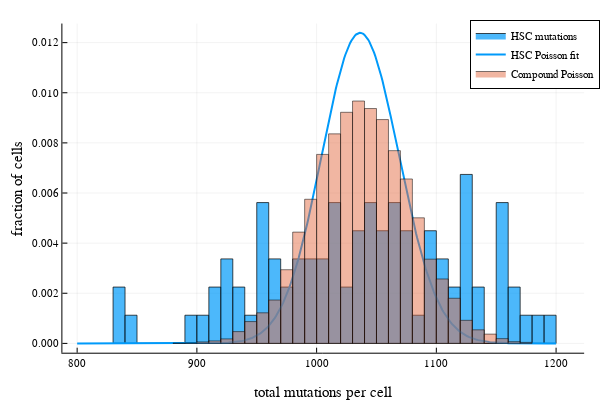

Source (notebook cell):
### Code cell
h1 = histogram(mutBurden_col[HSCMask_col], normalize=true, bins=40, 
    label="HSC mutations", alpha=0.7)
plot!(800:1200, pdf.(mutDistHSC, 800:1200), label="HSC Poisson fit", color=1, linewidth=2)
histogram!(comPoisData, normalize=true, bins=40, label="Compound Poisson", color=2, alpha=0.5)
xlabel!("total mutations per cell")
ylabel!("fraction of cells")
display(h1)

# savefig(h1, "LS_singleCellMutBurden.pdf")

### Figure 1 — Plotly figure (JSON) as saved in the notebook; plotly's stock layout.template omitted (floating-point values rounded to 4 significant figures; data arrays with more than 128 entries replaced by an {"elided": "..."} marker saying what was removed)
{"data": [{"fill": "tozeroy", "fillcolor": "rgba(0, 154, 250, 0.700)", "hoverinfo": "none", "legendgroup": "HSC mutations", "line": {"color": "rgba(0, 0, 0, 0.700)", "dash": "solid", "width": 1}, "mode": "lines", "name": "HSC mutations", "showlegend": true, "type": "scatter", "x": [830, 830, 840, 840, 830, 830], "xaxis": "x1", "y": [0.002247, 0, 0, 0.002247, 0.002247, 0.002247], "yaxis": "y1"}, {"fill": "tozeroy", "fillcolor": "rgba(0, 154, 250, 0.700)", "hoverinfo": "none", "legendgroup": "HSC mutations", "line": {"color": "rgba(0, 0, 0, 0.700)", "dash": "solid", "width": 1}, "mode": "lines", "name": "HSC mutations", "showlegend": false, "type": "scatter", "x": [840, 840, 850, 850, 840, 840], "xaxis": "x1", "y": [0.001124, 0, 0, 0.001124, 0.001124, 0.001124], "yaxis": "y1"}, {"fill": "tozeroy", "fillcolor": "rgba(0, 154, 250, 0.700)", "hoverinfo": "none", "legendgroup": "HSC mutations", "line": {"color": "rgba(0, 0, 0, 0.700)", "dash": "solid", "width": 1}, "mode": "lines", "name": "HSC mutations", "showlegend": false, "type": "scatter", "x": [850, 850, 860, 860, 850, 850], "xaxis": "x1", "y": [0, 0, 0, 0, 0, 0], "yaxis": "y1"}, {"fill": "tozeroy", "fillcolor": "rgba(0, 154, 250, 0.700)", "hoverinfo": "none", "legendgroup": "HSC mutations", "line": {"color": "rgba(0, 0, 0, 0.700)", "dash": "solid", "width": 1}, "mode": "lines", "name": "HSC mutations", "showlegend": false, "type": "scatter", "x": [860, 860, 870, 870, 860, 860], "xaxis": "x1", "y": [0, 0, 0, 0, 0, 0], "yaxis": "y1"}, {"fill": "tozeroy", "fillcolor": "rgba(0, 154, 250, 0.700)", "hoverinfo": "none", "legendgroup": "HSC mutations", "line": {"color": "rgba(0, 0, 0, 0.700)", "dash": "solid", "width": 1}, "mode": "lines", "name": "HSC mutations", "showlegend": false, "type": "scatter", "x": [870, 870, 880, 880, 870, 870], "xaxis": "x1", "y": [0, 0, 0, 0, 0, 0], "yaxis": "y1"}, {"fill": "tozeroy", "fillcolor": "rgba(0, 154, 250, 0.700)", "hoverinfo": "none", "legendgroup": "HSC mutations", "line": {"color": "rgba(0, 0, 0, 0.700)", "dash": "solid", "width": 1}, "mode": "lines", "name": "HSC mutations", "showlegend": false, "type": "scatter", "x": [880, 880, 890, 890, 880, 880], "xaxis": "x1", "y": [0, 0, 0, 0, 0, 0], "yaxis": "y1"}, {"fill": "tozeroy", "fillcolor": "rgba(0, 154, 250, 0.700)", "hoverinfo": "none", "legendgroup": "HSC mutations", "line": {"color": "rgba(0, 0, 0, 0.700)", "dash": "solid", "width": 1}, "mode": "lines", "name": "HSC mutations", "showlegend": false, "type": "scatter", "x": [890, 890, 900, 900, 890, 890], "xaxis": "x1", "y": [0.001124, 0, 0, 0.001124, 0.001124, 0.001124], "yaxis": "y1"}, {"fill": "tozeroy", "fillcolor": "rgba(0, 154, 250, 0.700)", "hoverinfo": "none", "legendgroup": "HSC mutations", "line": {"color": "rgba(0, 0, 0, 0.700)", "dash": "solid", "width": 1}, "mode": "lines", "name": "HSC mutations", "showlegend": false, "type": "scatter", "x": [900, 900, 910, 910, 900, 900], "xaxis": "x1", "y": [0.001124, 0, 0, 0.001124, 0.001124, 0.001124], "yaxis": "y1"}, {"fill": "tozeroy", "fillcolor": "rgba(0, 154, 250, 0.700)", "hoverinfo": "none", "legendgroup": "HSC mutations", "line": {"color": "rgba(0, 0, 0, 0.700)", "dash": "solid", "width": 1}, "mode": "lines", "name": "HSC mutations", "showlegend": false, "type": "scatter", "x": [910, 910, 920, 920, 910, 910], "xaxis": "x1", "y": [0.002247, 0, 0, 0.002247, 0.002247, 0.002247], "yaxis": "y1"}, {"fill": "tozeroy", "fillcolor": "rgba(0, 154, 250, 0.700)", "hoverinfo": "none", "legendgroup": "HSC mutations", "line": {"color": "rgba(0, 0, 0, 0.700)", "dash": "solid", "width": 1}, "mode": "lines", "name": "HSC mutations", "showlegend": false, "type": "scatter", "x": [920, 920, 930, 930, 920, 920], "xaxis": "x1", "y": [0.003371, 0, 0, 0.003371, 0.003371, 0.003371], "yaxis": "y1"}, {"fill": "tozeroy", "fillcolor": "rgba(0, 154, 250, 0.700)", "hoverinfo": "none", "legendgroup": "HSC mutations", "line": {"color": "rgba(0, 0, 0, 0.700)", "dash": "solid", "width": 1}, "mode": "lines", "name": "HSC mutations", "showlegend": false, "type": "scatter", "x": [930, 930, 940, 940, 930, 930], "xaxis": "x1", "y": [0.002247, 0, 0, 0.002247, 0.002247, 0.002247], "yaxis": "y1"}, {"fill": "tozeroy", "fillcolor": "rgba(0, 154, 250, 0.700)", "hoverinfo": "none", "legendgroup": "HSC mutations", "line": {"color": "rgba(0, 0, 0, 0.700)", "dash": "solid", "width": 1}, "mode": "lines", "name": "HSC mutations", "showlegend": false, "type": "scatter", "x": [940, 940, 950, 950, 940, 940], "xaxis": "x1", "y": [0.001124, 0, 0, 0.001124, 0.001124, 0.001124], "yaxis": "y1"}, {"fill": "tozeroy", "fillcolor": "rgba(0, 154, 250, 0.700)", "hoverinfo": "none", "legendgroup": "HSC mutations", "line": {"color": "rgba(0, 0, 0, 0.700)", "dash": "solid", "width": 1}, "mode": "lines", "name": "HSC mutations", "showlegend": false, "type": "scatter", "x": [950, 950, 960, 960, 950, 950], "xaxis": "x1", "y": [0.005618, 0, 0, 0.005618, 0.005618, 0.005618], "yaxis": "y1"}, {"fill": "tozeroy", "fillcolor": "rgba(0, 154, 250, 0.700)", "hoverinfo": "none", "legendgroup": "HSC mutations", "line": {"color": "rgba(0, 0, 0, 0.700)", "dash": "solid", "width": 1}, "mode": "lines", "name": "HSC mutations", "showlegend": false, "type": "scatter", "x": [960, 960, 970, 970, 960, 960], "xaxis": "x1", "y": [0.003371, 0, 0, 0.003371, 0.003371, 0.003371], "yaxis": "y1"}, {"fill": "tozeroy", "fillcolor": "rgba(0, 154, 250, 0.700)", "hoverinfo": "none", "legendgroup": "HSC mutations", "line": {"color": "rgba(0, 0, 0, 0.700)", "dash": "solid", "width": 1}, "mode": "lines", "name": "HSC mutations", "showlegend": false, "type": "scatter", "x": [970, 970, 980, 980, 970, 970], "xaxis": "x1", "y": [0.002247, 0, 0, 0.002247, 0.002247, 0.002247], "yaxis": "y1"}, {"fill": "tozeroy", "fillcolor": "rgba(0, 154, 250, 0.700)", "hoverinfo": "none", "legendgroup": "HSC mutations", "line": {"color": "rgba(0, 0, 0, 0.700)", "dash": "solid", "width": 1}, "mode": "lines", "name": "HSC mutations", "showlegend": false, "type": "scatter", "x": [980, 980, 990, 990, 980, 980], "xaxis": "x1", "y": [0.003371, 0, 0, 0.003371, 0.003371, 0.003371], "yaxis": "y1"}, {"fill": "tozeroy", "fillcolor": "rgba(0, 154, 250, 0.700)", "hoverinfo": "none", "legendgroup": "HSC mutations", "line": {"color": "rgba(0, 0, 0, 0.700)", "dash": "solid", "width": 1}, "mode": "lines", "name": "HSC mutations", "showlegend": false, "type": "scatter", "x": [990, 990, 1000, 1000, 990, 990], "xaxis": "x1", "y": [0.003371, 0, 0, 0.003371, 0.003371, 0.003371], "yaxis": "y1"}, {"fill": "tozeroy", "fillcolor": "rgba(0, 154, 250, 0.700)", "hoverinfo": "none", "legendgroup": "HSC mutations", "line": {"color": "rgba(0, 0, 0, 0.700)", "dash": "solid", "width": 1}, "mode": "lines", "name": "HSC mutations", "showlegend": false, "type": "scatter", "x": [1000, 1000, 1010, 1010, 1000, 1000], "xaxis": "x1", "y": [0.003371, 0, 0, 0.003371, 0.003371, 0.003371], "yaxis": "y1"}, {"fill": "tozeroy", "fillcolor": "rgba(0, 154, 250, 0.700)", "hoverinfo": "none", "legendgroup": "HSC mutations", "line": {"color": "rgba(0, 0, 0, 0.700)", "dash": "solid", "width": 1}, "mode": "lines", "name": "HSC mutations", "showlegend": false, "type": "scatter", "x": [1010, 1010, 1020, 1020, 1010, 1010], "xaxis": "x1", "y": [0.005618, 0, 0, 0.005618, 0.005618, 0.005618], "yaxis": "y1"}, {"fill": "tozeroy", "fillcolor": "rgba(0, 154, 250, 0.700)", "hoverinfo": "none", "legendgroup": "HSC mutations", "line": {"color": "rgba(0, 0, 0, 0.700)", "dash": "solid", "width": 1}, "mode": "lines", "name": "HSC mutations", "showlegend": false, "type": "scatter", "x": [1020, 1020, 1030, 1030, 1020, 1020], "xaxis": "x1", "y": [0.002247, 0, 0, 0.002247, 0.002247, 0.002247], "yaxis": "y1"}, {"fill": "tozeroy", "fillcolor": "rgba(0, 154, 250, 0.700)", "hoverinfo": "none", "legendgroup": "HSC mutations", "line": {"color": "rgba(0, 0, 0, 0.700)", "dash": "solid", "width": 1}, "mode": "lines", "name": "HSC mutations", "showlegend": false, "type": "scatter", "x": [1030, 1030, 1040, 1040, 1030, 1030], "xaxis": "x1", "y": [0.004494, 0, 0, 0.004494, 0.004494, 0.004494], "yaxis": "y1"}, {"fill": "tozeroy", "fillcolor": "rgba(0, 154, 250, 0.700)", "hoverinfo": "none", "legendgroup": "HSC mutations", "line": {"color": "rgba(0, 0, 0, 0.700)", "dash": "solid", "width": 1}, "mode": "lines", "name": "HSC mutations", "showlegend": false, "type": "scatter", "x": [1040, 1040, 1050, 1050, 1040, 1040], "xaxis": "x1", "y": [0.005618, 0, 0, 0.005618, 0.005618, 0.005618], "yaxis": "y1"}, {"fill": "tozeroy", "fillcolor": "rgba(0, 154, 250, 0.700)", "hoverinfo": "none", "legendgroup": "HSC mutations", "line": {"color": "rgba(0, 0, 0, 0.700)", "dash": "solid", "width": 1}, "mode": "lines", "name": "HSC mutations", "showlegend": false, "type": "scatter", "x": [1050, 1050, 1060, 1060, 1050, 1050], "xaxis": "x1", "y": [0.004494, 0, 0, 0.004494, 0.004494, 0.004494], "yaxis": "y1"}, {"fill": "tozeroy", "fillcolor": "rgba(0, 154, 250, 0.700)", "hoverinfo": "none", "legendgroup": "HSC mutations", "line": {"color": "rgba(0, 0, 0, 0.700)", "dash": "solid", "width": 1}, "mode": "lines", "name": "HSC mutations", "showlegend": false, "type": "scatter", "x": [1060, 1060, 1070, 1070, 1060, 1060], "xaxis": "x1", "y": [0.005618, 0, 0, 0.005618, 0.005618, 0.005618], "yaxis": "y1"}, {"fill": "tozeroy", "fillcolor": "rgba(0, 154, 250, 0.700)", "hoverinfo": "none", "legendgroup": "HSC mutations", "line": {"color": "rgba(0, 0, 0, 0.700)", "dash": "solid", "width": 1}, "mode": "lines", "name": "HSC mutations", "showlegend": false, "type": "scatter", "x": [1070, 1070, 1080, 1080, 1070, 1070], "xaxis": "x1", "y": [0.004494, 0, 0, 0.004494, 0.004494, 0.004494], "yaxis": "y1"}, {"fill": "tozeroy", "fillcolor": "rgba(0, 154, 250, 0.700)", "hoverinfo": "none", "legendgroup": "HSC mutations", "line": {"color": "rgba(0, 0, 0, 0.700)", "dash": "solid", "width": 1}, "mode": "lines", "name": "HSC mutations", "showlegend": false, "type": "scatter", "x": [1080, 1080, 1090, 1090, 1080, 1080], "xaxis": "x1", "y": [0.001124, 0, 0, 0.001124, 0.001124, 0.001124], "yaxis": "y1"}, {"fill": "tozeroy", "fillcolor": "rgba(0, 154, 250, 0.700)", "hoverinfo": "none", "legendgroup": "HSC mutations", "line": {"color": "rgba(0, 0, 0, 0.700)", "dash": "solid", "width": 1}, "mode": "lines", "name": "HSC mutations", "showlegend": false, "type": "scatter", "x": [1090, 1090, 1100, 1100, 1090, 1090], "xaxis": "x1", "y": [0.004494, 0, 0, 0.004494, 0.004494, 0.004494], "yaxis": "y1"}, {"fill": "tozeroy", "fillcolor": "rgba(0, 154, 250, 0.700)", "hoverinfo": "none", "legendgroup": "HSC mutations", "line": {"color": "rgba(0, 0, 0, 0.700)", "dash": "solid", "width": 1}, "mode": "lines", "name": "HSC mutations", "showlegend": false, "type": "scatter", "x": [1100, 1100, 1110, 1110, 1100, 1100], "xaxis": "x1", "y": [0.003371, 0, 0, 0.003371, 0.003371, 0.003371], "yaxis": "y1"}, {"fill": "tozeroy", "fillcolor": "rgba(0, 154, 250, 0.700)", "hoverinfo": "none", "legendgroup": "HSC mutations", "line": {"color": "rgba(0, 0, 0, 0.700)", "dash": "solid", "width": 1}, "mode": "lines", "name": "HSC mutations", "showlegend": false, "type": "scatter", "x": [1110, 1110, 1120, 1120, 1110, 1110], "xaxis": "x1", "y": [0.002247, 0, 0, 0.002247, 0.002247, 0.002247], "yaxis": "y1"}, {"fill": "tozeroy", "fillcolor": "rgba(0, 154, 250, 0.700)", "hoverinfo": "none", "legendgroup": "HSC mutations", "line": {"color": "rgba(0, 0, 0, 0.700)", "dash": "solid", "width": 1}, "mode": "lines", "name": "HSC mutations", "showlegend": false, "type": "scatter", "x": [1120, 1120, 1130, 1130, 1120, 1120], "xaxis": "x1", "y": [0.006742, 0, 0, 0.006742, 0.006742, 0.006742], "yaxis": "y1"}, {"fill": "tozeroy", "fillcolor": "rgba(0, 154, 250, 0.700)", "hoverinfo": "none", "legendgroup": "HSC mutations", "line": {"color": "rgba(0, 0, 0, 0.700)", "dash": "solid", "width": 1}, "mode": "lines", "name": "HSC mutations", "showlegend": false, "type": "scatter", "x": [1130, 1130, 1140, 1140, 1130, 1130], "xaxis": "x1", "y": [0.002247, 0, 0, 0.002247, 0.002247, 0.002247], "yaxis": "y1"}, {"fill": "tozeroy", "fillcolor": "rgba(0, 154, 250, 0.700)", "hoverinfo": "none", "legendgroup": "HSC mutations", "line": {"color": "rgba(0, 0, 0, 0.700)", "dash": "solid", "width": 1}, "mode": "lines", "name": "HSC mutations", "showlegend": false, "type": "scatter", "x": [1140, 1140, 1150, 1150, 1140, 1140], "xaxis": "x1", "y": [0, 0, 0, 0, 0, 0], "yaxis": "y1"}, {"fill": "tozeroy", "fillcolor": "rgba(0, 154, 250, 0.700)", "hoverinfo": "none", "legendgroup": "HSC mutations", "line": {"color": "rgba(0, 0, 0, 0.700)", "dash": "solid", "width": 1}, "mode": "lines", "name": "HSC mutations", "showlegend": false, "type": "scatter", "x": [1150, 1150, 1160, 1160, 1150, 1150], "xaxis": "x1", "y": [0.005618, 0, 0, 0.005618, 0.005618, 0.005618], "yaxis": "y1"}, {"fill": "tozeroy", "fillcolor": "rgba(0, 154, 250, 0.700)", "hoverinfo": "none", "legendgroup": "HSC mutations", "line": {"color": "rgba(0, 0, 0, 0.700)", "dash": "solid", "width": 1}, "mode": "lines", "name": "HSC mutations", "showlegend": false, "type": "scatter", "x": [1160, 1160, 1170, 1170, 1160, 1160], "xaxis": "x1", "y": [0.002247, 0, 0, 0.002247, 0.002247, 0.002247], "yaxis": "y1"}, {"fill": "tozeroy", "fillcolor": "rgba(0, 154, 250, 0.700)", "hoverinfo": "none", "legendgroup": "HSC mutations", "line": {"color": "rgba(0, 0, 0, 0.700)", "dash": "solid", "width": 1}, "mode": "lines", "name": "HSC mutations", "showlegend": false, "type": "scatter", "x": [1170, 1170, 1180, 1180, 1170, 1170], "xaxis": "x1", "y": [0.001124, 0, 0, 0.001124, 0.001124, 0.001124], "yaxis": "y1"}, {"fill": "tozeroy", "fillcolor": "rgba(0, 154, 250, 0.700)", "hoverinfo": "none", "legendgroup": "HSC mutations", "line": {"color": "rgba(0, 0, 0, 0.700)", "dash": "solid", "width": 1}, "mode": "lines", "name": "HSC mutations", "showlegend": false, "type": "scatter", "x": [1180, 1180, 1190, 1190, 1180, 1180], "xaxis": "x1", "y": [0.001124, 0, 0, 0.001124, 0.001124, 0.001124], "yaxis": "y1"}, {"fill": "tozeroy", "fillcolor": "rgba(0, 154, 250, 0.700)", "hoverinfo": "none", "legendgroup": "HSC mutations", "line": {"color": "rgba(0, 0, 0, 0.700)", "dash": "solid", "width": 1}, "mode": "lines", "name": "HSC mutations", "showlegend": false, "type": "scatter", "x": [1190, 1190, 1200, 1200, 1190, 1190], "xaxis": "x1", "y": [0.001124, 0, 0, 0.001124, 0.001124, 0.001124], "yaxis": "y1"}, {"colorbar": {"title": ""}, "legendgroup": "HSC Poisson fit", "line": {"color": "rgba(0, 154, 250, 1.000)", "dash": "solid", "shape": "linear", "width": 2}, "mode": "lines", "name": "HSC Poisson fit", "showlegend": true, "type": "scatter", "x": {"elided": "401 int values"}, "xaxis": "x1", "y": {"elided": "401 float values"}, "yaxis": "y1", "zmax": null, "zmin": null}, {"fill": "tozeroy", "fillcolor": "rgba(227, 111, 71, 0.500)", "hoverinfo": "none", "legendgroup": "Compound Poisson", "line": {"color": "rgba(0, 0, 0, 0.500)", "dash": "solid", "width": 1}, "mode": "lines", "name": "Compound Poisson", "showlegend": true, "type": "scatter", "x": [880, 880, 890, 890, 880, 880], "xaxis": "x1", "y": [1e-05, 0, 0, 1e-05, 1e-05, 1e-05], "yaxis": "y1"}, {"fill": "tozeroy", "fillcolor": "rgba(227, 111, 71, 0.500)", "hoverinfo": "none", "legendgroup": "Compound Poisson", "line": {"color": "rgba(0, 0, 0, 0.500)", "dash": "solid", "width": 1}, "mode": "lines", "name": "Compound Poisson", "showlegend": false, "type": "scatter", "x": [890, 890, 900, 900, 890, 890], "xaxis": "x1", "y": [2e-05, 0, 0, 2e-05, 2e-05, 2e-05], "yaxis": "y1"}, {"fill": "tozeroy", "fillcolor": "rgba(227, 111, 71, 0.500)", "hoverinfo": "none", "legendgroup": "Compound Poisson", "line": {"color": "rgba(0, 0, 0, 0.500)", "dash": "solid", "width": 1}, "mode": "lines", "name": "Compound Poisson", "showlegend": false, "type": "scatter", "x": [900, 900, 910, 910, 900, 900], "xaxis": "x1", "y": [6e-05, 0, 0, 6e-05, 6e-05, 6e-05], "yaxis": "y1"}, {"fill": "tozeroy", "fillcolor": "rgba(227, 111, 71, 0.500)", "hoverinfo": "none", "legendgroup": "Compound Poisson", "line": {"color": "rgba(0, 0, 0, 0.500)", "dash": "solid", "width": 1}, "mode": "lines", "name": "Compound Poisson", "showlegend": false, "type": "scatter", "x": [910, 910, 920, 920, 910, 910], "xaxis": "x1", "y": [0.0001, 0, 0, 0.0001, 0.0001, 0.0001], "yaxis": "y1"}, {"fill": "tozeroy", "fillcolor": "rgba(227, 111, 71, 0.500)", "hoverinfo": "none", "legendgroup": "Compound Poisson", "line": {"color": "rgba(0, 0, 0, 0.500)", "dash": "solid", "width": 1}, "mode": "lines", "name": "Compound Poisson", "showlegend": false, "type": "scatter", "x": [920, 920, 930, 930, 920, 920], "xaxis": "x1", "y": [0.00018, 0, 0, 0.00018, 0.00018, 0.00018], "yaxis": "y1"}, {"fill": "tozeroy", "fillcolor": "rgba(227, 111, 71, 0.500)", "hoverinfo": "none", "legendgroup": "Compound Poisson", "line": {"color": "rgba(0, 0, 0, 0.500)", "dash": "solid", "width": 1}, "mode": "lines", "name": "Compound Poisson", "showlegend": false, "type": "scatter", "x": [930, 930, 940, 940, 930, 930], "xaxis": "x1", "y": [0.00047, 0, 0, 0.00047, 0.00047, 0.00047], "yaxis": "y1"}, {"fill": "tozeroy", "fillcolor": "rgba(227, 111, 71, 0.500)", "hoverinfo": "none", "legendgroup": "Compound Poisson", "line": {"color": "rgba(0, 0, 0, 0.500)", "dash": "solid", "width": 1}, "mode": "lines", "name": "Compound Poisson", "showlegend": false, "type": "scatter", "x": [940, 940, 950, 950, 940, 940], "xaxis": "x1", "y": [0.00087, 0, 0, 0.00087, 0.00087, 0.00087], "yaxis": "y1"}, {"fill": "tozeroy", "fillcolor": "rgba(227, 111, 71, 0.500)", "hoverinfo": "none", "legendgroup": "Compound Poisson", "line": {"color": "rgba(0, 0, 0, 0.500)", "dash": "solid", "width": 1}, "mode": "lines", "name": "Compound Poisson", "showlegend": false, "type": "scatter", "x": [950, 950, 960, 960, 950, 950], "xaxis": "x1", "y": [0.00122, 0, 0, 0.00122, 0.00122, 0.00122], "yaxis": "y1"}, {"fill": "tozeroy", "fillcolor": "rgba(227, 111, 71, 0.500)", "hoverinfo": "none", "legendgroup": "Compound Poisson", "line": {"color": "rgba(0, 0, 0, 0.500)", "dash": "solid", "width": 1}, "mode": "lines", "name": "Compound Poisson", "showlegend": false, "type": "scatter", "x": [960, 960, 970, 970, 960, 960], "xaxis": "x1", "y": [0.00173, 0, 0, 0.00173, 0.00173, 0.00173], "yaxis": "y1"}, {"fill": "tozeroy", "fillcolor": "rgba(227, 111, 71, 0.500)", "hoverinfo": "none", "legendgroup": "Compound Poisson", "line": {"color": "rgba(0, 0, 0, 0.500)", "dash": "solid", "width": 1}, "mode": "lines", "name": "Compound Poisson", "showlegend": false, "type": "scatter", "x": [970, 970, 980, 980, 970, 970], "xaxis": "x1", "y": [0.00294, 0, 0, 0.00294, 0.00294, 0.00294], "yaxis": "y1"}, {"fill": "tozeroy", "fillcolor": "rgba(227, 111, 71, 0.500)", "hoverinfo": "none", "legendgroup": "Compound Poisson", "line": {"color": "rgba(0, 0, 0, 0.500)", "dash": "solid", "width": 1}, "mode": "lines", "name": "Compound Poisson", "showlegend": false, "type": "scatter", "x": [980, 980, 990, 990, 980, 980], "xaxis": "x1", "y": [0.00444, 0, 0, 0.00444, 0.00444, 0.00444], "yaxis": "y1"}, {"fill": "tozeroy", "fillcolor": "rgba(227, 111, 71, 0.500)", "hoverinfo": "none", "legendgroup": "Compound Poisson", "line": {"color": "rgba(0, 0, 0, 0.500)", "dash": "solid", "width": 1}, "mode": "lines", "name": "Compound Poisson", "showlegend": false, "type": "scatter", "x": [990, 990, 1000, 1000, 990, 990], "xaxis": "x1", "y": [0.00575, 0, 0, 0.00575, 0.00575, 0.00575], "yaxis": "y1"}, {"fill": "tozeroy", "fillcolor": "rgba(227, 111, 71, 0.500)", "hoverinfo": "none", "legendgroup": "Compound Poisson", "line": {"color": "rgba(0, 0, 0, 0.500)", "dash": "solid", "width": 1}, "mode": "lines", "name": "Compound Poisson", "showlegend": false, "type": "scatter", "x": [1000, 1000, 1010, 1010, 1000, 1000], "xaxis": "x1", "y": [0.00754, 0, 0, 0.00754, 0.00754, 0.00754], "yaxis": "y1"}, {"fill": "tozeroy", "fillcolor": "rgba(227, 111, 71, 0.500)", "hoverinfo": "none", "legendgroup": "Compound Poisson", "line": {"color": "rgba(0, 0, 0, 0.500)", "dash": "solid", "width": 1}, "mode": "lines", "name": "Compound Poisson", "showlegend": false, "type": "scatter", "x": [1010, 1010, 1020, 1020, 1010, 1010], "xaxis": "x1", "y": [0.00836, 0, 0, 0.00836, 0.00836, 0.00836], "yaxis": "y1"}, {"fill": "tozeroy", "fillcolor": "rgba(227, 111, 71, 0.500)", "hoverinfo": "none", "legendgroup": "Compound Poisson", "line": {"color": "rgba(0, 0, 0, 0.500)", "dash": "solid", "width": 1}, "mode": "lines", "name": "Compound Poisson", "showlegend": false, "type": "scatter", "x": [1020, 1020, 1030, 1030, 1020, 1020], "xaxis": "x1", "y": [0.00922, 0, 0, 0.00922, 0.00922, 0.00922], "yaxis": "y1"}, {"fill": "tozeroy", "fillcolor": "rgba(227, 111, 71, 0.500)", "hoverinfo": "none", "legendgroup": "Compound Poisson", "line": {"color": "rgba(0, 0, 0, 0.500)", "dash": "solid", "width": 1}, "mode": "lines", "name": "Compound Poisson", "showlegend": false, "type": "scatter", "x": [1030, 1030, 1040, 1040, 1030, 1030], "xaxis": "x1", "y": [0.00967, 0, 0, 0.00967, 0.00967, 0.00967], "yaxis": "y1"}, {"fill": "tozeroy", "fillcolor": "rgba(227, 111, 71, 0.500)", "hoverinfo": "none", "legendgroup": "Compound Poisson", "line": {"color": "rgba(0, 0, 0, 0.500)", "dash": "solid", "width": 1}, "mode": "lines", "name": "Compound Poisson", "showlegend": false, "type": "scatter", "x": [1040, 1040, 1050, 1050, 1040, 1040], "xaxis": "x1", "y": [0.00937, 0, 0, 0.00937, 0.00937, 0.00937], "yaxis": "y1"}, {"fill": "tozeroy", "fillcolor": "rgba(227, 111, 71, 0.500)", "hoverinfo": "none", "legendgroup": "Compound Poisson", "line": {"color": "rgba(0, 0, 0, 0.500)", "dash": "solid", "width": 1}, "mode": "lines", "name": "Compound Poisson", "showlegend": false, "type": "scatter", "x": [1050, 1050, 1060, 1060, 1050, 1050], "xaxis": "x1", "y": [0.00893, 0, 0, 0.00893, 0.00893, 0.00893], "yaxis": "y1"}, {"fill": "tozeroy", "fillcolor": "rgba(227, 111, 71, 0.500)", "hoverinfo": "none", "legendgroup": "Compound Poisson", "line": {"color": "rgba(0, 0, 0, 0.500)", "dash": "solid", "width": 1}, "mode": "lines", "name": "Compound Poisson", "showlegend": false, "type": "scatter", "x": [1060, 1060, 1070, 1070, 1060, 1060], "xaxis": "x1", "y": [0.00769, 0, 0, 0.00769, 0.00769, 0.00769], "yaxis": "y1"}, {"fill": "tozeroy", "fillcolor": "rgba(227, 111, 71, 0.500)", "hoverinfo": "none", "legendgroup": "Compound Poisson", "line": {"color": "rgba(0, 0, 0, 0.500)", "dash": "solid", "width": 1}, "mode": "lines", "name": "Compound Poisson", "showlegend": false, "type": "scatter", "x": [1070, 1070, 1080, 1080, 1070, 1070], "xaxis": "x1", "y": [0.00656, 0, 0, 0.00656, 0.00656, 0.00656], "yaxis": "y1"}, {"fill": "tozeroy", "fillcolor": "rgba(227, 111, 71, 0.500)", "hoverinfo": "none", "legendgroup": "Compound Poisson", "line": {"color": "rgba(0, 0, 0, 0.500)", "dash": "solid", "width": 1}, "mode": "lines", "name": "Compound Poisson", "showlegend": false, "type": "scatter", "x": [1080, 1080, 1090, 1090, 1080, 1080], "xaxis": "x1", "y": [0.00501, 0, 0, 0.00501, 0.00501, 0.00501], "yaxis": "y1"}, {"fill": "tozeroy", "fillcolor": "rgba(227, 111, 71, 0.500)", "hoverinfo": "none", "legendgroup": "Compound Poisson", "line": {"color": "rgba(0, 0, 0, 0.500)", "dash": "solid", "width": 1}, "mode": "lines", "name": "Compound Poisson", "showlegend": false, "type": "scatter", "x": [1090, 1090, 1100, 1100, 1090, 1090], "xaxis": "x1", "y": [0.00336, 0, 0, 0.00336, 0.00336, 0.00336], "yaxis": "y1"}, {"fill": "tozeroy", "fillcolor": "rgba(227, 111, 71, 0.500)", "hoverinfo": "none", "legendgroup": "Compound Poisson", "line": {"color": "rgba(0, 0, 0, 0.500)", "dash": "solid", "width": 1}, "mode": "lines", "name": "Compound Poisson", "showlegend": false, "type": "scatter", "x": [1100, 1100, 1110, 1110, 1100, 1100], "xaxis": "x1", "y": [0.00257, 0, 0, 0.00257, 0.00257, 0.00257], "yaxis": "y1"}, {"fill": "tozeroy", "fillcolor": "rgba(227, 111, 71, 0.500)", "hoverinfo": "none", "legendgroup": "Compound Poisson", "line": {"color": "rgba(0, 0, 0, 0.500)", "dash": "solid", "width": 1}, "mode": "lines", "name": "Compound Poisson", "showlegend": false, "type": "scatter", "x": [1110, 1110, 1120, 1120, 1110, 1110], "xaxis": "x1", "y": [0.0018, 0, 0, 0.0018, 0.0018, 0.0018], "yaxis": "y1"}, {"fill": "tozeroy", "fillcolor": "rgba(227, 111, 71, 0.500)", "hoverinfo": "none", "legendgroup": "Compound Poisson", "line": {"color": "rgba(0, 0, 0, 0.500)", "dash": "solid", "width": 1}, "mode": "lines", "name": "Compound Poisson", "showlegend": false, "type": "scatter", "x": [1120, 1120, 1130, 1130, 1120, 1120], "xaxis": "x1", "y": [0.00092, 0, 0, 0.00092, 0.00092, 0.00092], "yaxis": "y1"}, {"fill": "tozeroy", "fillcolor": "rgba(227, 111, 71, 0.500)", "hoverinfo": "none", "legendgroup": "Compound Poisson", "line": {"color": "rgba(0, 0, 0, 0.500)", "dash": "solid", "width": 1}, "mode": "lines", "name": "Compound Poisson", "showlegend": false, "type": "scatter", "x": [1130, 1130, 1140, 1140, 1130, 1130], "xaxis": "x1", "y": [0.00054, 0, 0, 0.00054, 0.00054, 0.00054], "yaxis": "y1"}, {"fill": "tozeroy", "fillcolor": "rgba(227, 111, 71, 0.500)", "hoverinfo": "none", "legendgroup": "Compound Poisson", "line": {"color": "rgba(0, 0, 0, 0.500)", "dash": "solid", "width": 1}, "mode": "lines", "name": "Compound Poisson", "showlegend": false, "type": "scatter", "x": [1140, 1140, 1150, 1150, 1140, 1140], "xaxis": "x1", "y": [0.00037, 0, 0, 0.00037, 0.00037, 0.00037], "yaxis": "y1"}, {"fill": "tozeroy", "fillcolor": "rgba(227, 111, 71, 0.500)", "hoverinfo": "none", "legendgroup": "Compound Poisson", "line": {"color": "rgba(0, 0, 0, 0.500)", "dash": "solid", "width": 1}, "mode": "lines", "name": "Compound Poisson", "showlegend": false, "type": "scatter", "x": [1150, 1150, 1160, 1160, 1150, 1150], "xaxis": "x1", "y": [0.00019, 0, 0, 0.00019, 0.00019, 0.00019], "yaxis": "y1"}, {"fill": "tozeroy", "fillcolor": "rgba(227, 111, 71, 0.500)", "hoverinfo": "none", "legendgroup": "Compound Poisson", "line": {"color": "rgba(0, 0, 0, 0.500)", "dash": "solid", "width": 1}, "mode": "lines", "name": "Compound Poisson", "showlegend": false, "type": "scatter", "x": [1160, 1160, 1170, 1170, 1160, 1160], "xaxis": "x1", "y": [7e-05, 0, 0, 7e-05, 7e-05, 7e-05], "yaxis": "y1"}, {"fill": "tozeroy", "fillcolor": "rgba(227, 111, 71, 0.500)", "hoverinfo": "none", "legendgroup": "Compound Poisson", "line": {"color": "rgba(0, 0, 0, 0.500)", "dash": "solid", "width": 1}, "mode": "lines", "name": "Compound Poisson", "showlegend": false, "type": "scatter", "x": [1170, 1170, 1180, 1180, 1170, 1170], "xaxis": "x1", "y": [4e-05, 0, 0, 4e-05, 4e-05, 4e-05], "yaxis": "y1"}], "layout": {"annotations": [], "height": 400, "legend": {"bgcolor": "rgba(255, 255, 255, 1.000)", "bordercolor": "rgba(0, 0, 0, 1.000)", "borderwidth": 1, "font": {"color": "rgba(0, 0, 0, 1.000)", "family": "sans-serif", "size": 11}, "tracegroupgap": 0, "traceorder": "normal", "x": 1.02, "xanchor": "auto", "y": 1, "yanchor": "auto"}, "margin": {"b": 20, "l": 0, "r": 0, "t": 20}, "paper_bgcolor": "rgba(255, 255, 255, 1.000)", "plot_bgcolor": "rgba(255, 255, 255, 1.000)", "showlegend": true, "width": 600, "xaxis": {"anchor": "y1", "domain": [0.1061, 0.9934], "gridcolor": "rgba(0, 0, 0, 0.100)", "gridwidth": 0.5, "linecolor": "rgba(0, 0, 0, 1.000)", "mirror": false, "range": [787.7, 1223.0], "showgrid": true, "showline": true, "showticklabels": true, "tickangle": 0, "tickcolor": "rgb(0, 0, 0)", "tickfont": {"color": "rgba(0, 0, 0, 1.000)", "family": "sans-serif", "size": 11}, "tickmode": "array", "ticks": "inside", "ticktext": ["800", "900", "1000", "1100", "1200"], "tickvals": [800, 900, 1000, 1100, 1200], "title": "total mutations per cell", "titlefont": {"color": "rgba(0, 0, 0, 1.000)", "family": "sans-serif", "size": 15}, "type": "-", "visible": true, "zeroline": false, "zerolinecolor": "rgba(0, 0, 0, 1.000)"}, "yaxis": {"anchor": "x1", "domain": [0.07581, 0.9902], "gridcolor": "rgba(0, 0, 0, 0.100)", "gridwidth": 0.5, "linecolor": "rgba(0, 0, 0, 1.000)", "mirror": false, "range": [-0.0003717, 0.01276], "showgrid": true, "showline": true, "showticklabels": true, "tickangle": 0, "tickcolor": "rgb(0, 0, 0)", "tickfont": {"color": "rgba(0, 0, 0, 1.000)", "family": "sans-serif", "size": 11}, "tickmode": "array", "ticks": "inside", "ticktext": ["0.000", "0.002", "0.004", "0.006", "0.008", "0.010", "0.012"], "tickvals": [0, 0.002, 0.004, 0.006, 0.008, 0.01, 0.012], "title": "fraction of cells", "titlefont": {"color": "rgba(0, 0, 0, 1.000)", "family": "sans-serif", "size": 15}, "type": "-", "visible": true, "zeroline": false, "zerolinecolor": "rgba(0, 0, 0, 1.000)"}}}
